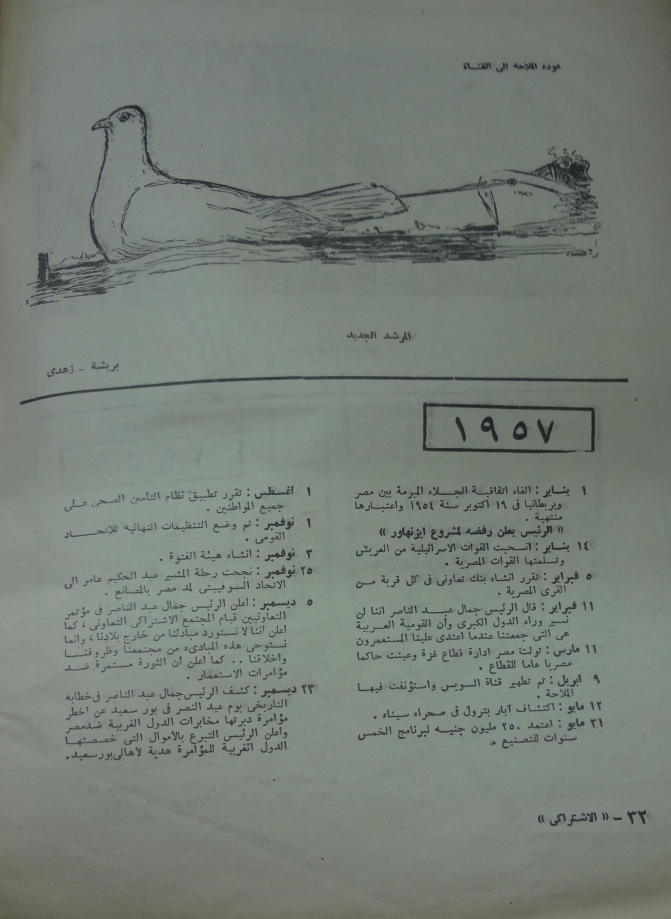
#> input picture image_lucida_project/image_lucida_app/media/transformed_DSC06425 copy45d1d351-92b7-4331-93f8-49a6f39805d5.jpg, 3353 x 4595 px (shown at 1/5 size)
$ python -i coordinates_view.py   (imports and definitions only)   (older library calls are emulated)
#> lines starting #> are read from the running program, lines starting #| are printed output that depends on the picture; after the words box and inside, x2 and y2 are one past the last pixel; in counts of white or black regions, pixels touching at a corner belong together
import json
import cv2
import numpy as np
from skimage import filters, segmentation, io, img_as_ubyte
from skimage.measure import label, regionprops
from skimage.color import rgb2gray
from image_lucida_app.models import coordinates_model

# [104 lines left out: functions calculate_coordinates, order_points, four_point_transform, crop_shapes, not called in this run]

def segment_images(img):
    i_m = io.imread(img)
#> i_m is the input picture: shape (4595, 3353, 3); mean R, G, B 118.8, 127.1, 119.2
    image = rgb2gray(i_m)
    val = filters.threshold_otsu(image)
#> val = 0.39
    mask = image < val
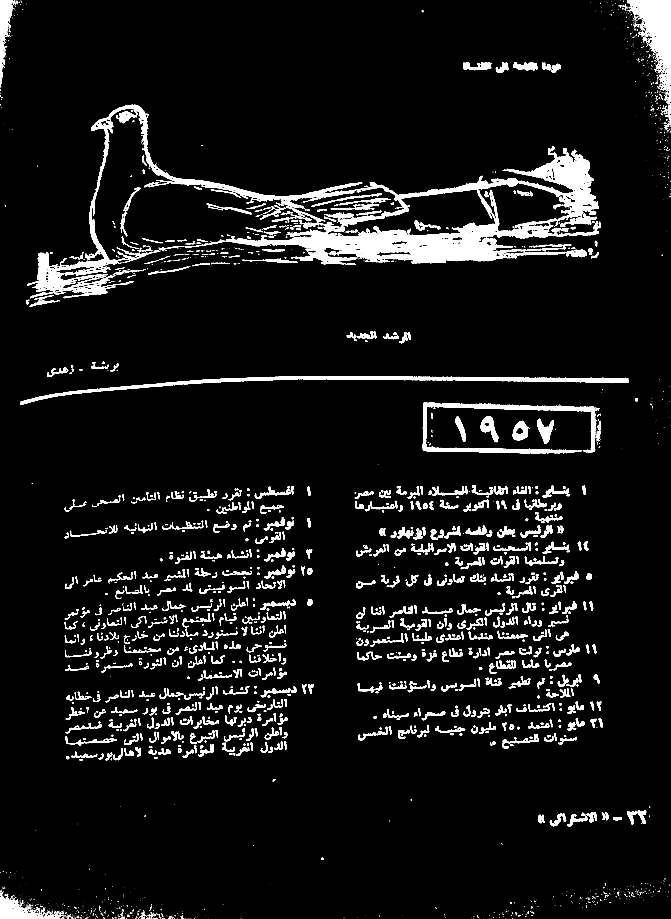
#> mask: shape (4595, 3353) bool (shown at 1/5 size); 6% white; 3320 white regions (1979 under 20 px), largest, box (x1, y1, x2, y2) and area: (1131, 949, 2995, 1323) 155742, (136, 524, 1812, 1491) 79777, (2517, 740, 2993, 1122) 55338
    clean_border = segmentation.clear_border(mask)
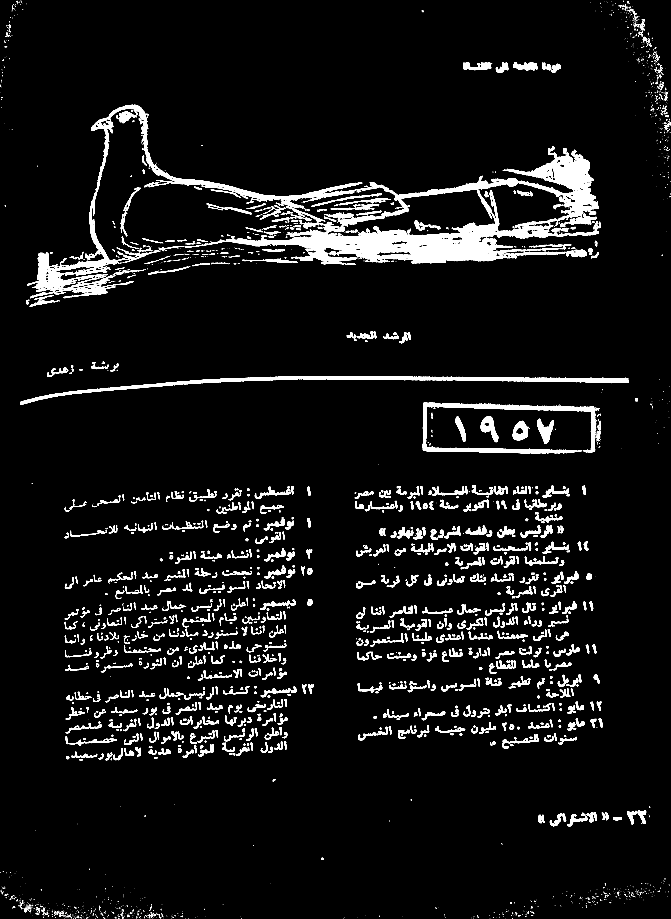
#> clean_border: shape (4595, 3353) bool (shown at 1/5 size); 5.6% white; 3239 white regions (1922 under 20 px), largest, box (x1, y1, x2, y2) and area: (1131, 949, 2995, 1323) 155742, (136, 524, 1812, 1491) 79777, (2517, 740, 2993, 1122) 55338
    labeled = label(clean_border)
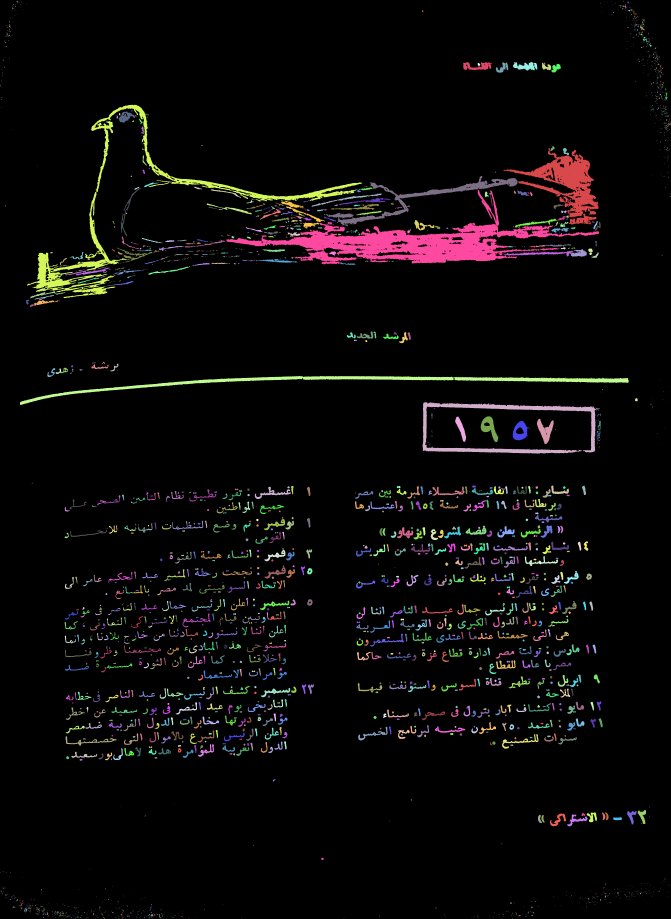
#> labeled: shape (4595, 3353) int32 (shown at 1/5 size); 3240 distinct labels, from 0 to 3239; one colour per label, 0 black
    cropped_images = {}
    cropped_coords = {}
    pad = 60
    for region_index, region in enumerate(regionprops(labeled)):
        if region.area < 2000:
            continue
        minr, minc, maxr, maxc = region.bbox
        cropped_coords[region_index] = {(minr-pad, minc-pad),(minr-pad, maxc-pad),(maxr+pad, maxc+pad),(maxr+pad, minc+pad) }
        cropped_images[region_index] = i_m[minr-pad:maxr+pad, minc-pad:maxc+pad]
#> after the loop, cropped_coords = 25 items; cropped_images = 25 items
    return cropped_coords, cropped_images

# [30 lines left out: function find_contours, not called in this run]

>>> result = segment_images('../media/transformed_DSC06425 copy45d1d351-92b7-4331-93f8-49a6f39805d5.jpg')
